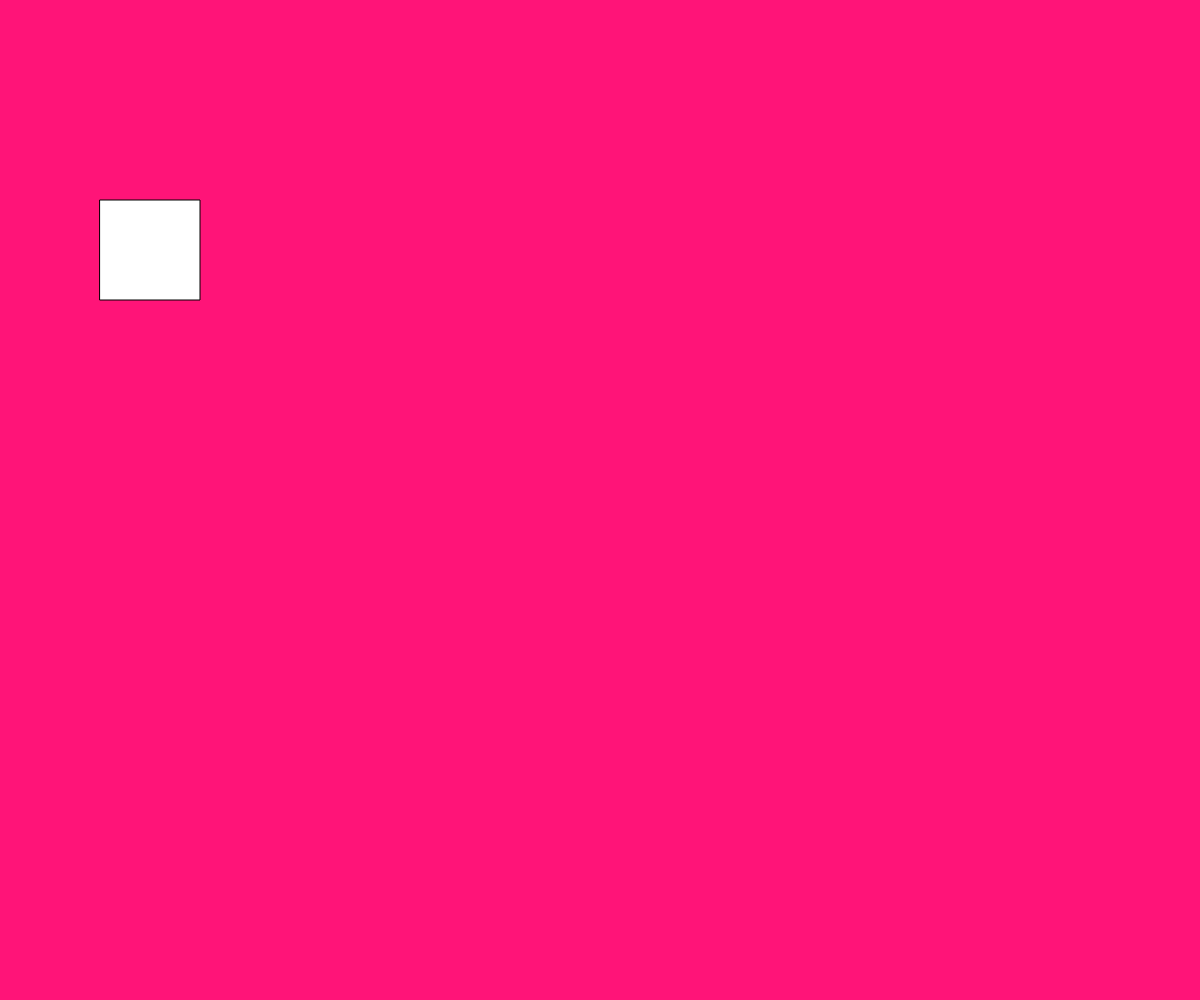
Frame 1 (no input)
Frame 60 (no input): identical to frame 1, image omitted
Frame 120 (the mouse pressed at the canvas centre since frame 60): identical to frame 1, image omitted

The p5.js sketch that drew this single still picture (run headless with seeded random() and noise() and a simulated clock; from frame 60 on, the mouse is pressed at the canvas centre):

// p5.js sketch
// ── sketch.js
function setup() {
  createCanvas(windowWidth, windowHeight);
  background(255, 20, 120);
  let x = 100;
  let y = 200;
  rect(x, y, 100);
}

function draw() {}
